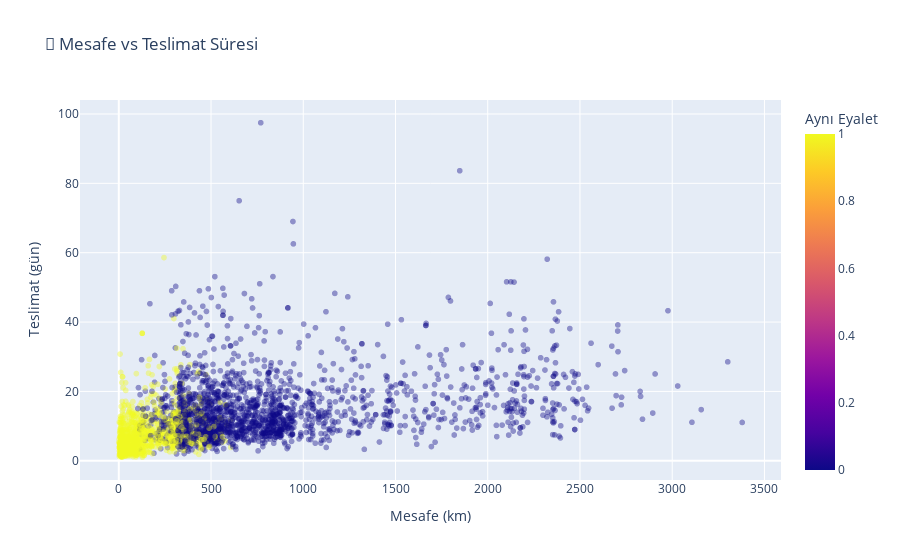

The code cell stored with this chart in its notebook:
### Markdown cell above
### Mesafe vs Teslimat İlişkisi

**Hipotez:** Satıcı ile müşteri arasındaki mesafe arttıkça teslimat süresi de artar.

Aşağıdaki grafikte:
- Her nokta bir sipariş
- X ekseni: Mesafe (km)
- Y ekseni: Teslimat süresi (gün)
- Renk: Aynı eyalet mi?

### Code cell
# Mesafe vs Teslimat - sample alarak görselleştir
sample_df = df.sample(min(3000, len(df)), random_state=42)

fig = px.scatter(sample_df, x='distance_km', y='target_days',
                 color='same_state', opacity=0.4,
                 title='📍 Mesafe vs Teslimat Süresi',
                 labels={'distance_km': 'Mesafe (km)', 
                        'target_days': 'Teslimat (gün)', 
                        'same_state': 'Aynı Eyalet'},
                 color_discrete_map={0: 'red', 1: 'green'})
fig.show()

# Korelasyon hesapla
corr = df['distance_km'].corr(df['target_days'])
print(f"📊 Korelasyon (distance vs delivery): {corr:.3f}")
print(f"\n💡 Yorum: Mesafe arttıkça teslimat süresi {'artıyor' if corr > 0 else 'azalıyor'} (pozitif korelasyon).")

### Figure 1 — Plotly figure (JSON) as saved in the notebook; plotly's stock layout.template omitted (floating-point values rounded to 4 significant figures; data arrays with more than 128 entries replaced by an {"elided": "..."} marker saying what was removed)
{"data": [{"hovertemplate": "Mesafe (km)=%{x}<br>Teslimat (gün)=%{y}<br>Aynı Eyalet=%{marker.color}<extra></extra>", "legendgroup": "", "marker": {"color": {"elided": "3000 int values"}, "coloraxis": "coloraxis", "opacity": 0.4, "symbol": "circle"}, "mode": "markers", "name": "", "showlegend": false, "type": "scattergl", "x": {"elided": "3000 float values"}, "xaxis": "x", "y": {"elided": "3000 float values"}, "yaxis": "y"}], "layout": {"coloraxis": {"colorbar": {"title": {"text": "Aynı Eyalet"}}, "colorscale": [[0, "#0d0887"], [0.1111, "#46039f"], [0.2222, "#7201a8"], [0.3333, "#9c179e"], [0.4444, "#bd3786"], [0.5556, "#d8576b"], [0.6667, "#ed7953"], [0.7778, "#fb9f3a"], [0.8889, "#fdca26"], [1, "#f0f921"]]}, "legend": {"tracegroupgap": 0}, "title": {"text": "📍 Mesafe vs Teslimat Süresi"}, "xaxis": {"anchor": "y", "domain": [0, 1], "title": {"text": "Mesafe (km)"}}, "yaxis": {"anchor": "x", "domain": [0, 1], "title": {"text": "Teslimat (gün)"}}}}
